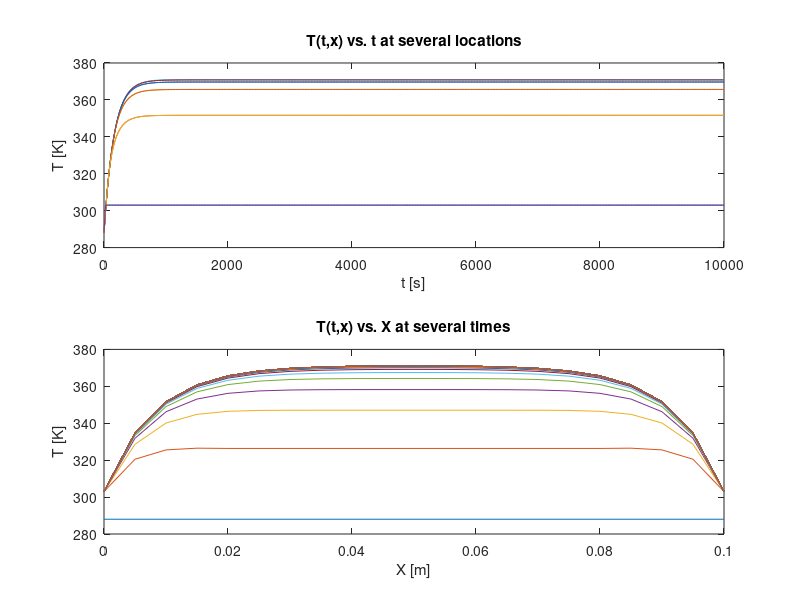

This chart was generated by the following MATLAB code:
%'HT_1D_planar.m'.
%One-dimensional heat transfer in planar geometry by finite differences.
%Equation to solve: rho*c*DT/Dt=k*D2T/Dx2+phi-rho*c*v*DT/Dx
clear;close all;%Default data applicable to Problem P-11.53
%Data:          %Change data and see corresponding results
D=0.000;        %Diametre or characteristic transversal dimension [m]
L=0.100;        %Length along heat path [m]
A=0.15*1e-3;    %Area. Direct input, or computed from diameter as A=pi*D^2/4 [m2]
p=2*0.15;       %Perimeter. Direct input, or computed from diameter as p=pi*D [m]
k=0.25;         %Conductivity [W/(m·K)]
c=700;          %Thermal capacity [J/(kg·K)]
rho=1000;       %Density [kg/m3]
h=2;            %Convective coefficient [W/(m^2·K)], transversal
eps=0;          %Emissivity, transversal
sigma=5.67e-8;  %S-B constant
N=20;           %# of elements along L
M=400;          %# of time steps
Tinf=288;       %Ambient temperature [K]
tsim=10000;     %Total simulation time [s]
Troot=303;      %Root temperature [K] in case it is fixed
Qroot=0;        %Root heat transfer power [W] in case it is fixed
phi=5/(A*L);    %Volumetric dissipation [W/m^3] if any

%Inicialization:
a=k/(rho*c);            %Diffusivity [m^2/s]
Dx=L/N;                 %Element width
X=linspace(0,L,N+1);    %Node position list (equispaced)
Dt=tsim/M;              %Time step (you might fix it instead of tsim)
t=linspace(0,tsim,M)';  %Time vector
Fo=a*Dt/(Dx*Dx)         %Fourier's number
Bi=h*p*Dx/(k*A/Dx)      %Biot's number
%Check for stability of the explicit finite difference method
disp(['Stability requires 1-Fo*(2+Bi)<0. It actually is =',num2str(1-Fo*(2+Bi))])
if 1-Fo*(2+Bi)<0 disp('This is unstable; increase number of time steps'), end
T=Tinf*ones(M,N+1); 	%Temperature-matrix (times from 1 to M, and positions from 1 to N+1)

%Iteration:
for it=2:M
    for i=2:N
        T(it,i)=T(it-1,i)+Fo*(T(it-1,i+1)-2*T(it-1,i)+T(it-1,i-1))+Fo*Bi*(Tinf-T(it-1,i))+phi*Dt/(rho*c);
    end
    %Boundory condition in node 0 (one of the following two):
    T(it,1)=Troot;      %if Troot is fixed
    %T(it,1)=T(it,2)-Qroot*Dx/(2*k*A);   %if Qroot is fixed
    %Boundory condition in node N (one of the following two):
    T(it,N+1)=Troot;    %if Troot is fixed
    %T(it,N+1)=T(it,N)-Qroot*Dx/(2*k*A);   %if Qroot is fixed
end

%Presentation of results
subplot(2,1,1);plot(t,T(:,1:N/10:N+1));xlabel('t [s]'),ylabel('T [K]');title('T(t,x) vs. t at several locations')
subplot(2,1,2);plot(X,T(1:M/100:M,:));xlabel('X [m]'),ylabel('T [K]');title('T(t,x) vs. X at several times')
